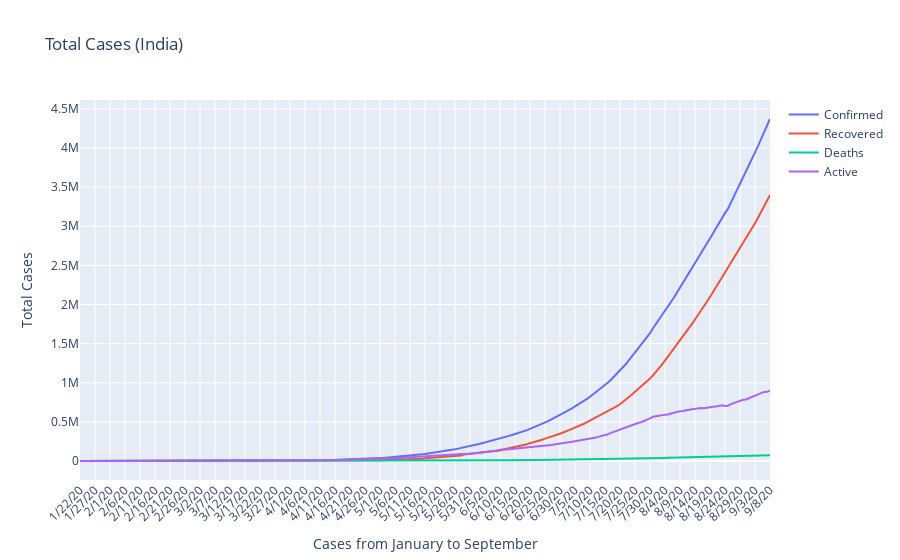

Notebook source saved alongside this figure:
### Code cell
fig=go.Figure()
pos=0
for i in india_array:
    fig.add_trace(go.Scatter(x=i.index,y=i.values,name=labels[pos]))
    pos+=1
fig.update_layout(title="Total Cases (India)",xaxis_title='Cases from January to September',yaxis_title='Total Cases',xaxis_tickangle=315)
fig.show()

### Figure 1 — Plotly figure (JSON) as saved in the notebook; plotly's stock layout.template omitted (floating-point values rounded to 4 significant figures; data arrays with more than 128 entries replaced by an {"elided": "..."} marker saying what was removed)
{"data": [{"name": "Confirmed", "type": "scatter", "x": {"elided": "231 str values"}, "y": {"elided": "231 int values"}}, {"name": "Recovered", "type": "scatter", "x": {"elided": "231 str values"}, "y": {"elided": "231 int values"}}, {"name": "Deaths", "type": "scatter", "x": {"elided": "231 str values"}, "y": {"elided": "231 int values"}}, {"name": "Active", "type": "scatter", "x": {"elided": "231 str values"}, "y": {"elided": "231 int values"}}], "layout": {"title": {"text": "Total Cases (India)"}, "xaxis": {"tickangle": -45, "title": {"text": "Cases from January to September"}}, "yaxis": {"title": {"text": "Total Cases"}}}}
